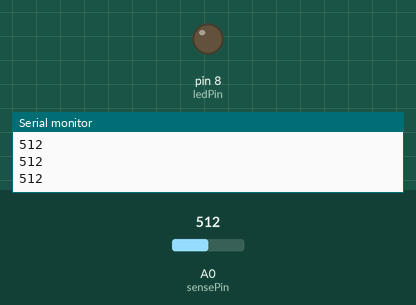
Bench run of a sketch on a simulated Arduino Uno, built with avr-gcc and run on an emulated ATmega328P. Shown: output pins drawn as LEDs (lit = HIGH), the last lines printed to the serial monitor. The inputs (shaded band) are chosen by the test bench; at power-on: A0 (sensePin) = 512.

Above: at 2.2 s.
2.3 s: A0 (sensePin) set to 475
3.8 s: A0 (sensePin) set to 443
At 5.0 s:
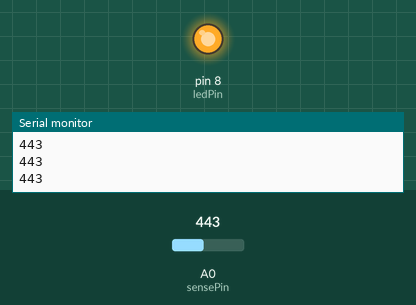
5.3 s: A0 (sensePin) set to 511
At 6.4 s:
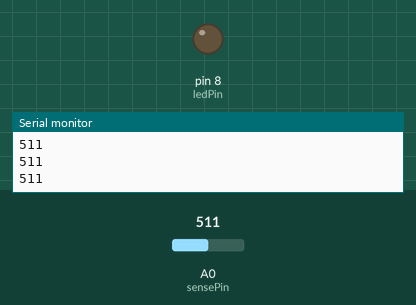
6.8 s: A0 (sensePin) set to 306
At 7.7 s:
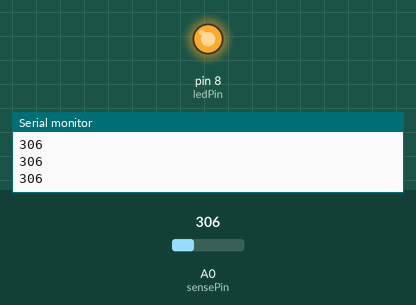
Timing chart, 0 to 9.3 s (numbered marks = the images above; inputs shaded):
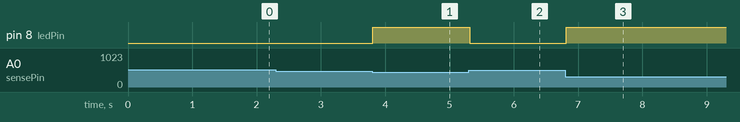

The sketch:

PhotoResistor.ino
```cpp
int ledPin = 8;
int sensePin = 0;
int lightCal;

void setup() {
  // put your setup code here, to run once:
  analogReference(DEFAULT);
  pinMode(ledPin, OUTPUT);
  Serial.begin(9600);
  lightCal = analogRead(sensePin)- 50;
  Serial.println(lightCal);
  delay(1000);
}

void loop() {
  // put your main code here, to run repeatedly:
  int val= analogRead(sensePin);
  Serial.println(val);

  if (val < lightCal) {
    digitalWrite(ledPin, HIGH);
  } else {
    digitalWrite(ledPin, LOW);
  }

  delay(100);


}
```

Measured:
- the behaviour switches between 462 and 461 on A0 (sensePin) (found by bisection; images 0 and 1)
- after the input at 3.8 s, pin 8 (ledPin): LOW → HIGH at once
- after the input at 5.3 s, pin 8 (ledPin): HIGH → LOW at once
- after the input at 6.8 s, pin 8 (ledPin): LOW → HIGH at once
